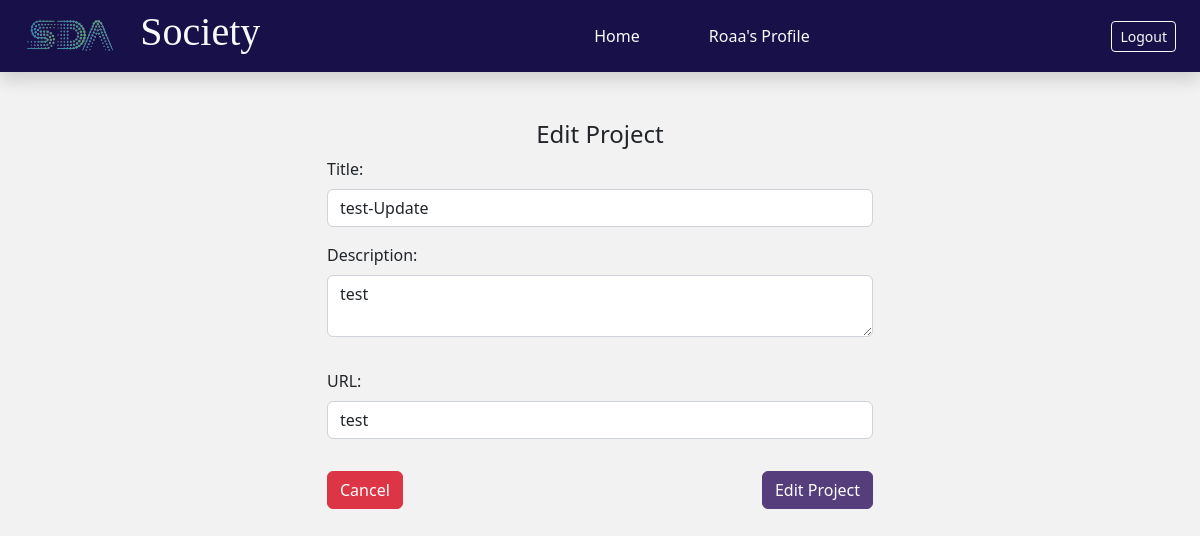
Page /go_edit_project/3 (signed in) on the committed database.
### App/models.py (models this page shows)
class Student(models.Model):
    fname = models.CharField(max_length=255)
    lname = models.CharField(max_length=255)
    email = models.CharField(max_length=255)
    password = models.CharField(max_length=255)
    bootcamp= models.ForeignKey(Bootcamp, related_name='students' ,on_delete=models.CASCADE)
    created_at = models.DateTimeField(auto_now_add=True)
    updated_at = models.DateTimeField(auto_now=True)
    objects= StudentManager()

class Project(models.Model):
    title = models.CharField(max_length=20)
    desc = models.TextField()
    url=models.URLField()
    img_project = models.ImageField(upload_to='files/covers')
    student=models.ForeignKey(Student,related_name='projects',on_delete=models.CASCADE)

### App/views.py (the view)
# urls.py: path('go_edit_project/<int:_id>',views.go_edit_project),
def go_edit_project(request, _id):
    if not 'student_id' in request.session:
        return redirect('/')
    context = {
        "student": Student.objects.get(id=request.session['student_id']),
        'project': Project.objects.get(id=_id)
    }
    return render(request, "student/edit_project.html", context)

### App/templates/student/edit_project.html (shortened to what this page needs)
<!DOCTYPE html>
<html lang="en">
<head>
    {% load static %}
    <link rel="stylesheet" href="https://cdn.jsdelivr.net/npm/bootstrap@5.2.0-beta1/dist/css/bootstrap.rtl.min.css">
</head>
<body style="background-color: rgba(195, 197, 195, 0.211);">
    <div class="navbar sticky-top navbar navbar-expand-xs navbar-dark navbar-rounded shadow p-2 px-4 " style="background: #181149;">
        <div class="d-flex row " style="align-items:center;">
            <img class="col-4" src="{% static '/logo-removebg-preview.png' %}" width="90" alt="" >
            <h1 class="col-4 text-light" style="font-family:cairo;">Society</h1>
        </div>
        <div class="col-4">
            <ul class="nav">
                <li class="nav-item col-4">
                    <a class="nav-link active text-light" href="home_student">Home</a>
                </li>
                <li class="nav-item col-">
                    <a class="nav-link text-light" href="/profile">{{student.fname}}'s Profile</a>
                </li>
            </ul>
        </div>
        <div>
            <a href="logout" class="btn btn-outline-light btn-sm">Logout</a>
        </div>
    </div>
    <div class="container d-flex  justify-content-center p-4">
        <div class="col-md-6 my-4">
            <h4 class="text-center">Edit Project</h4>
            <form  action="/edit_project/{{project.id}}" method="post">
                <div class="row g-3 ">
                    <div class="md-3">
                        <label class="form-label"> Title:</label>
                        <input name="title" value="{{project.title}}" type="text" class="form-control" >
                    </div>
                    <div class="mb-3">
                        <label class="form-label">Description:</label>
                        <textarea name="desc" type="text" class="form-control" >{{project.desc}}</textarea>
                    </div>
                    <div class="mb-3">
                        <label class="form-label">URL:</label>
                        <input name="url"  value="{{project.url}}" type="text" class="form-control" >
                    </div>
                    <div class=" d-flex justify-content-between">
                        <a href="/profile" class="btn btn-danger ">Cancel</a>
                        <button type="submit" class="btn btn-secondary ">Edit Project</button>
                    </div>
                </div>
            </form>
        </div>
    </div>
</body>
</html>

### App/templates/student/edit_project.html (style rules this page uses)
.btn-secondary { color: #fff; background-color: #563d7c; border-color: #563d7c; }

### rows in the picture
Student: fname "Roaa"
Project: title "test-Update", desc "test", url "test"
